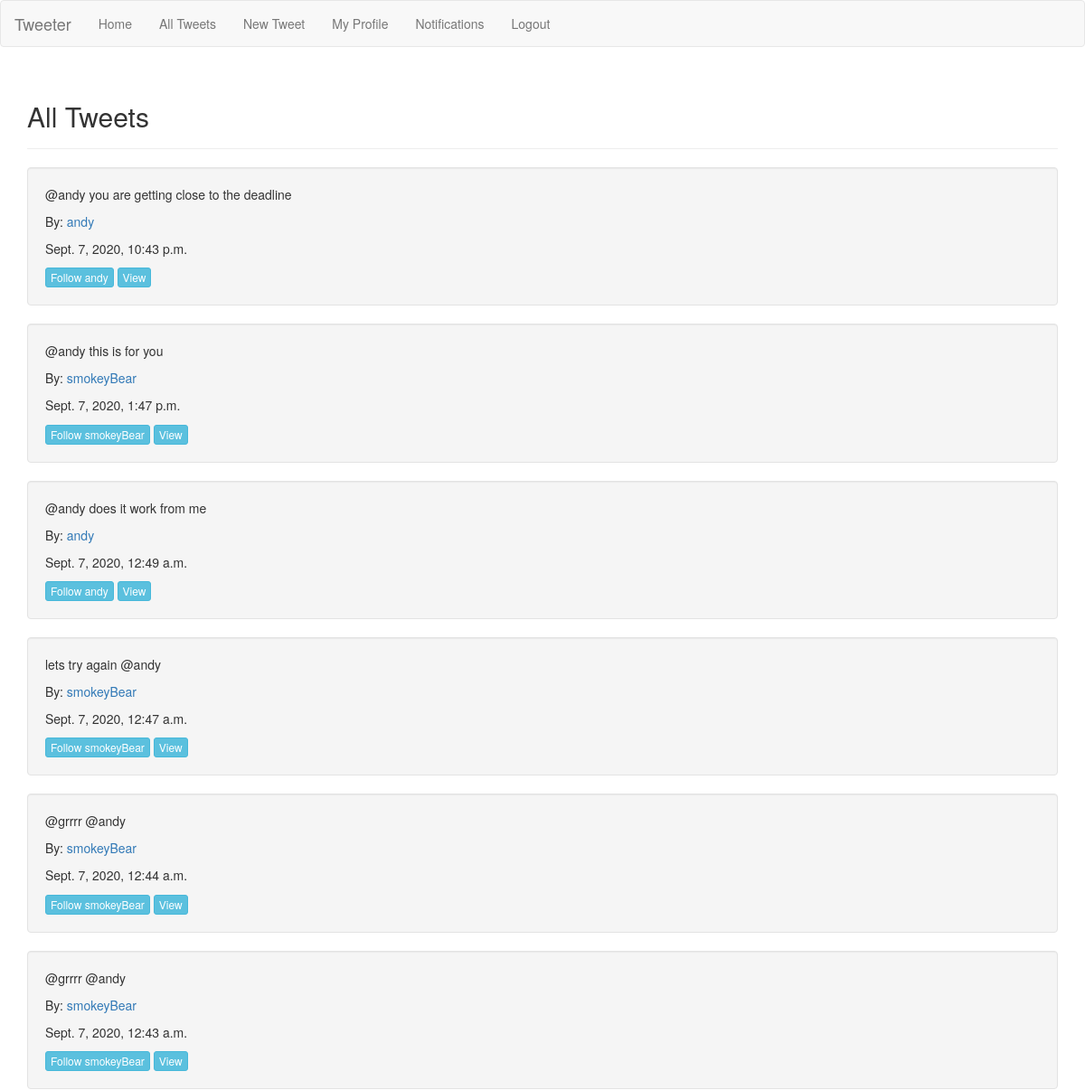
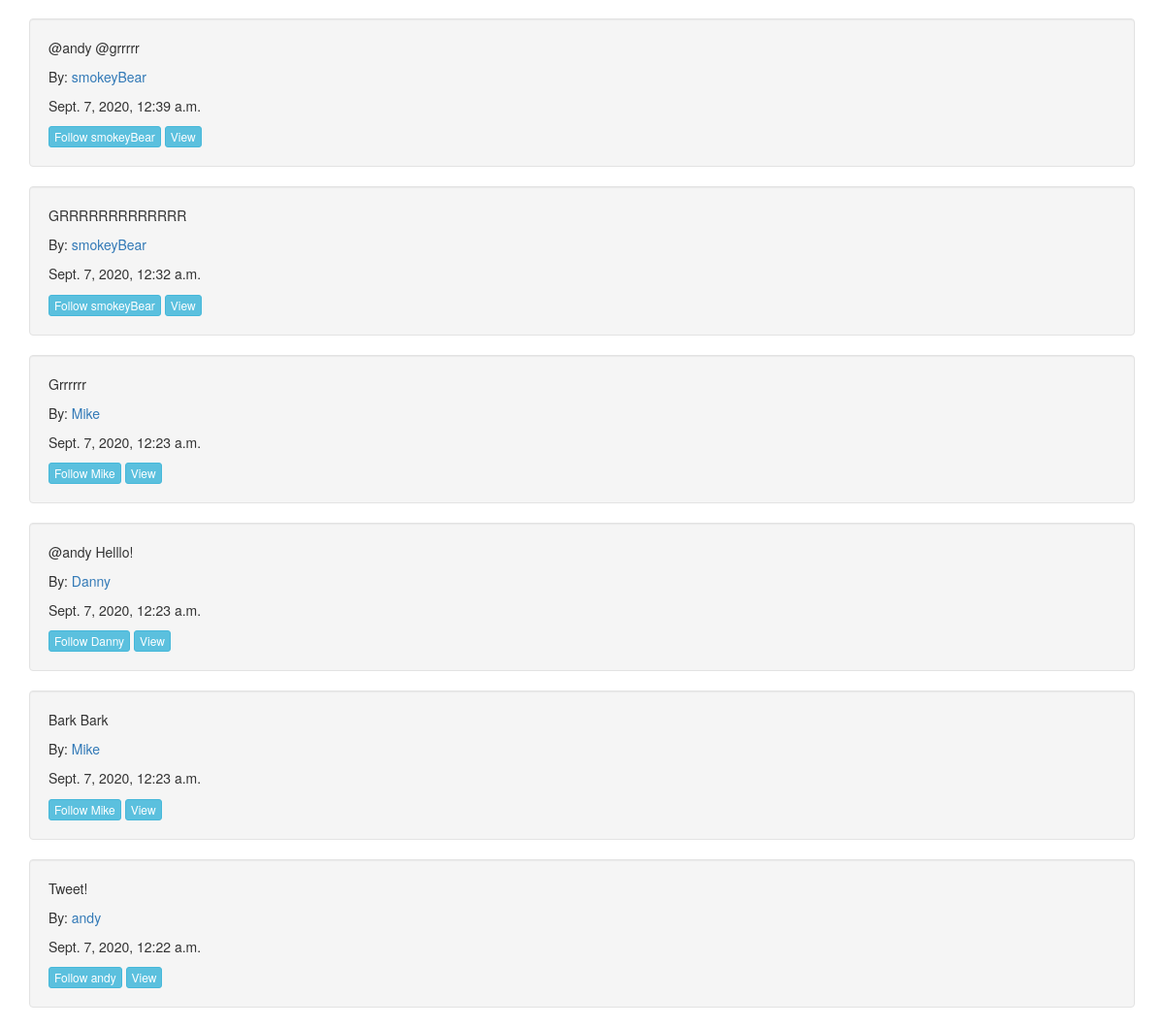
The app's page /all_tweets/ (signed in) with its own data (2 pictures, top to bottom).
### tweet/models.py (models this page shows, shortened)
class Tweet(models.Model):
    body = models.TextField(max_length=140)
    time_stamp = models.DateTimeField(default=timezone.now)
    author = models.ForeignKey(CustomUser, on_delete=models.CASCADE)

### twitteruser/models.py (models this page shows)
class CustomUser(AbstractUser):
    bio = models.TextField(max_length=240, null=True, blank=True)
    age = models.IntegerField(null=True, blank=True)
    location = models.TextField(max_length=180, null=True, blank=True)
    birthday = models.DateField(null=True, blank=True)
    following = models.ManyToManyField("self", related_name='following')
    def __str__(self):
        return self.username

### tweet/views.py (the view)
# urls.py: path('all_tweets/', tweetviews.all_view, name='all'),
def all_view(request):
    all_tweets = Tweet.objects.all().order_by('-time_stamp')
    return render(request, "all_tweets.html", {"all_tweets": all_tweets})

### templates/all_tweets.html
{% extends "base.html" %}
{% block content %}
<div class="page-header">
    <h2>All Tweets</h2></div>
{% for tweet in all_tweets %}
<div class='well'>
<p>{{tweet.body}}</p>
<p>By:<a href="/profile/{{tweet.author.id}}"> {{tweet.author}}</p></a>
<p>{{tweet.time_stamp}}</p>
<a href="/following/{{tweet.author.id}}"><button type="button" class="btn btn-info btn-xs">Follow {{tweet.author}}</button></a>
<a href="/tweet/{{tweet.id}}"><button type="button" class="btn btn-info btn-xs">View</button></a>
</div>
{% endfor %}
{% endblock %}

### records on screen
Tweet: body "@andy you are getting close to the deadline", author "andy", time_stamp "Sept. 7, 2020, 10:43 p.m."
Tweet: body "@andy this is for you", author "smokeyBear", time_stamp "Sept. 7, 2020, 1:47 p.m."
Tweet: body "@andy does it work from me", author "andy", time_stamp "Sept. 7, 2020, 12:49 a.m."
Tweet: body "lets try again @andy", author "smokeyBear", time_stamp "Sept. 7, 2020, 12:47 a.m."
Tweet: body "@grrrr @andy", author "smokeyBear", time_stamp "Sept. 7, 2020, 12:44 a.m."
Tweet: body "@grrrr @andy", author "smokeyBear", time_stamp "Sept. 7, 2020, 12:43 a.m."
Tweet: body "@andy @grrrrr", author "smokeyBear", time_stamp "Sept. 7, 2020, 12:39 a.m."
Tweet: body "GRRRRRRRRRRRRR", author "smokeyBear", time_stamp "Sept. 7, 2020, 12:32 a.m."
Tweet: body "Grrrrrr", author "Mike", time_stamp "Sept. 7, 2020, 12:23 a.m."
Tweet: body "@andy Helllo!", author "Danny", time_stamp "Sept. 7, 2020, 12:23 a.m."
Tweet: body "Bark Bark", author "Mike", time_stamp "Sept. 7, 2020, 12:23 a.m."
Tweet: body "Tweet!", author "andy", time_stamp "Sept. 7, 2020, 12:22 a.m."
